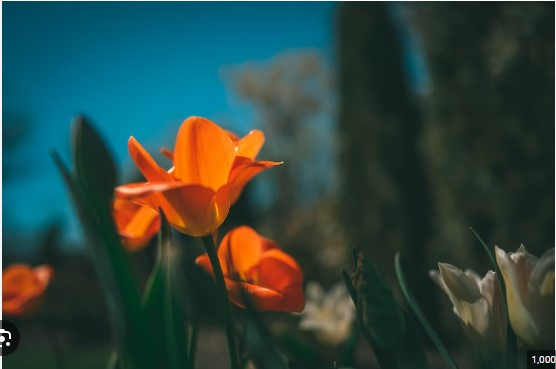
#> input picture python/i.jpg, 556 x 369 px
$ python 8Opencv.py
#> lines starting #> are read from the running program, lines starting #| are printed output that depends on the picture


import cv2
import numpy as np
img1 = np.zeros((250,500,3),np.uint8)
img1 = cv2.rectangle(img1,(200,0),(300,100),(255,255,255),-1)
img2 = cv2.imread("i.jpg")
#> img2 is the input picture: shape (369, 556, 3); mean B, G, R 63.9, 69.8, 47.6
img1 = cv2.resize(img1,(512,512))
img2 = cv2.resize(img2,(512,512))
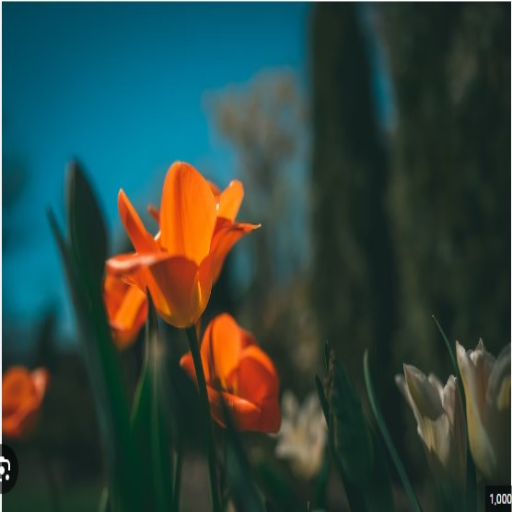
#> img2: shape (512, 512, 3); mean B, G, R 63.9, 69.7, 47.5
bitAnd = cv2.bitwise_and(img2,img1)
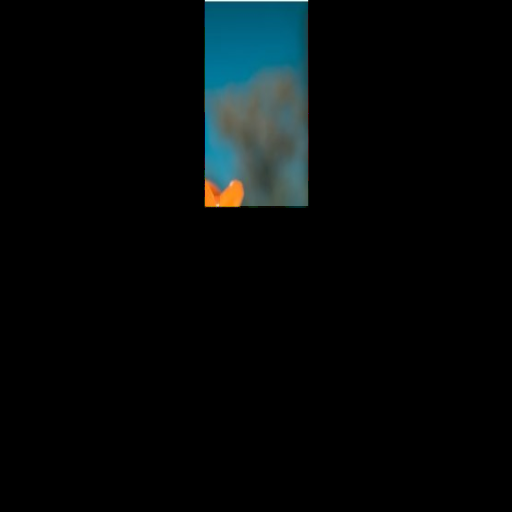
#> bitAnd: shape (512, 512, 3); mean B, G, R 9.2, 8.7, 4.6


cv2.imshow("img1",img1)
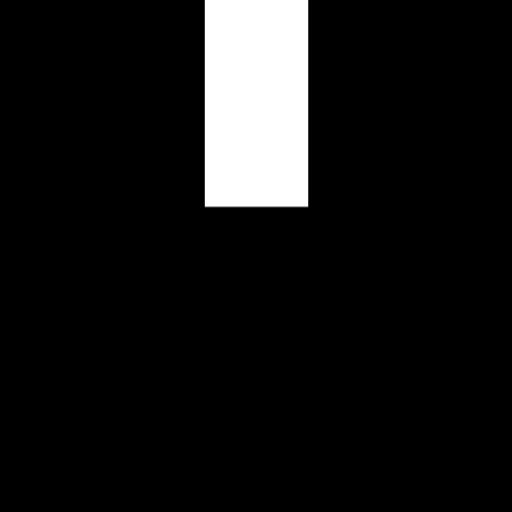
#> window 'img1': shape (512, 512, 3); min 0, max 255, mean 20.8
cv2.imshow("img2",img2)

cv2.imshow('bitAnd',bitAnd)

cv2.waitKey(0)
cv2.destroyAllWindows()
